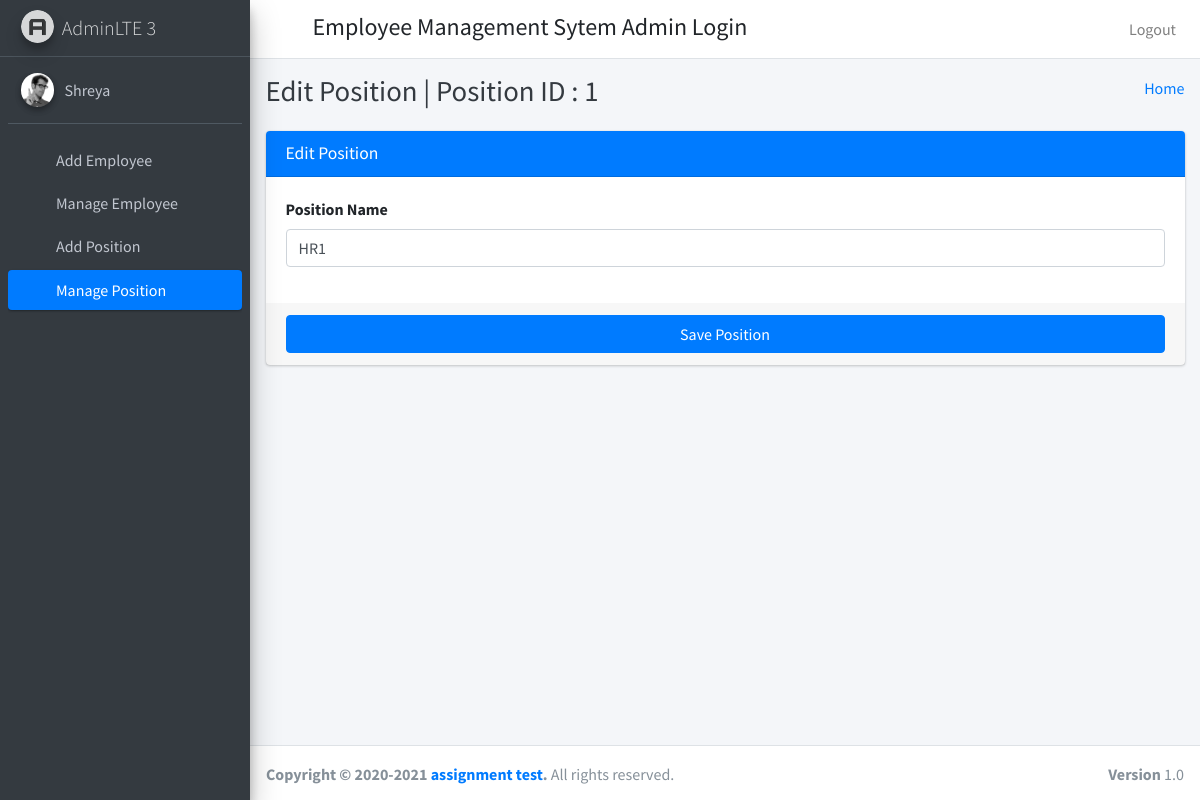
The page /edit_position/1 (signed in) on the database its author committed.
### employee_app/models.py (models this page shows, shortened)
class CustomUser(AbstractUser):
    user_type_data=((1,"Admin"),(2,"Employee"))
    user_type=models.CharField(default=1,choices=user_type_data,max_length=10)

class Position(models.Model):
    id=models.AutoField(primary_key=True)
    position_name=models.CharField(max_length=255)
    created_at=models.DateTimeField(auto_now_add=True)
    updated_at=models.DateTimeField(auto_now_add=True)
    objects=models.Manager()

### employee_app/AdminViews.py (the view)
# urls.py: path('edit_position/<str:position_id>', AdminViews.edit_position,name="edit_position"),
def edit_position(request,position_id):
    position=Position.objects.get(id=position_id)
    return render(request,"Main_Admin_template/edit_position_template.html",{"position":position,"id":position_id})

### employee_app/templates/Main_Admin_template/edit_position_template.html (shortened to what this page needs)
{% extends 'Main_Admin_template/base_template.html' %}
{% block page_title %}
Edit Position |  Position ID : {{ position.id }}
{% endblock page_title %}
{% block main_content %}
    <section class="content">
      <div class="container-fluid">
          <div class="row">
              <div class="col-md-12">
            <div class="card card-primary">
              <div class="card-header">
                <h3 class="card-title">Edit Position</h3>
              </div>
              <form role="form" action="/edit_position_save" method="post">
                <div class="card-body">
                  <div class="form-group">
                    <label>Position Name </label>
                    <input type="text" class="form-control" name="position" placeholder="Enter Position" value="{{ position.position_name }}">
                  </div>
                </div>
                <div class="card-footer">
                  <button type="submit" class="btn btn-primary btn-block">Save Position</button>
                </div>
              </form>
            </div>
          </div>
          </div>
      </div>
    </section>
{% endblock main_content %}

### employee_app/templates/Main_Admin_template/sidebar_template.html (shortened to what this page needs)
{% load static %}
  <aside class="main-sidebar sidebar-dark-primary elevation-4">
    <a href="/" class="brand-link">
      <img src='{% static "dist/img/AdminLTELogo.png" %}' alt="AdminLTE Logo" class="brand-image img-circle elevation-3"
           style="opacity: .8">
      <span class="brand-text font-weight-light">AdminLTE 3</span>
    </a>
    <div class="sidebar">
      <div class="user-panel mt-3 pb-3 mb-3 d-flex">
        <div class="image">
          <img src='{% static "dist/img/user2-160x160.jpg" %}' class="img-circle elevation-2" alt="User Image">
        </div>
        <div class="info">
          <a href="#" class="d-block">{{ user.username }}</a>
        </div>
      </div>
      <nav class="mt-2">
        <ul class="nav nav-pills nav-sidebar flex-column" data-widget="treeview" role="menu" data-accordion="false">
          <li class="nav-item">
            <a href="{% url 'add_employee' %}" class="nav-link {% if request.path == add_employee %} active {% endif %}">
              <i class="nav-icon fas fa-th"></i>
              <p>
                Add Employee
              </p>
            </a>
          </li>
          <li class="nav-item">
              {% url 'manage_employee' as manage_employee %}
              {% url 'edit_employee' employee_id=id as edit_employee %}
            <a href="{% url 'manage_employee' %}" class="nav-link {% if request.path == manage_employee %} active {% endif %} {% if request.path == edit_employee %} active {% endif %}">
              <i class="nav-icon fas fa-th"></i>
              <p>
                Manage Employee
              </p>
            </a>
          </li>
          <li class="nav-item">
            {% url 'add_position' as add_position %}
            <a href="{% url 'add_position' %}" class="nav-link {% if request.path == add_position %} active {% endif %}">
              <i class="nav-icon fas fa-th"></i>
              <p>
                Add Position
              </p>
            </a>
          </li>
          <li class="nav-item">
            {% url 'manage_position' as manage_position %}
              {% url 'edit_position' position_id=id as edit_position %}
            <a href="{% url 'manage_position' %}" class="nav-link {% if request.path == manage_position %} active {% endif %} {% if request.path == edit_position %} active {% endif %}">
              <i class="nav-icon fas fa-th"></i>
              <p>
                Manage Position
              </p>
            </a>
          </li>
          </ul>
      </nav>
    </div>
  </aside>

### rows shown on the page
CustomUser: username "Shreya"
Position: id "1", position "HR1"
